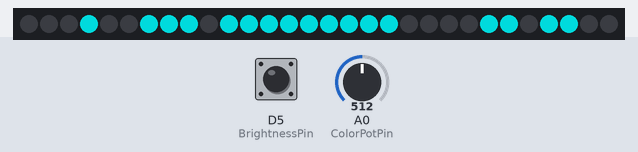
Simulated run of this sketch. Board: ESP8266 (NodeMCU). On the bench: 30 RGB LEDs in strip order, left to right. Inputs (shaded band) come from the test bench; at power-on: A0 (ColorPotPin) = 512, D5 (BrightnessPin) HIGH. Dim RGB values are drawn brighter than linear; WiFi joins after 1.5 s; servers stay silent unless stated; network time is answered at once with the bench clock; the local clock reads 2024-03-15 10:24:30 at power-on unless the sketch sets it; what the sketch prints to the serial monitor is not drawn.

Above: at 2.7 s.
2.8 s: A0 (ColorPotPin) set to 716
At 3.5 s:
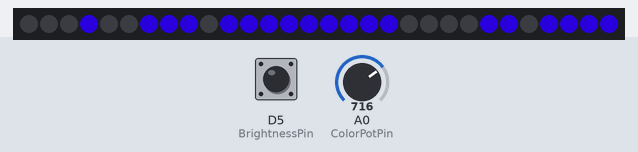
5.8 s: A0 (ColorPotPin) set to 900
At 6.8 s:
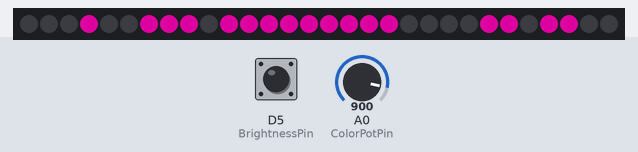
8.8 s: D5 (BrightnessPin) pulled LOW for 0.15 s
At 9.8 s:
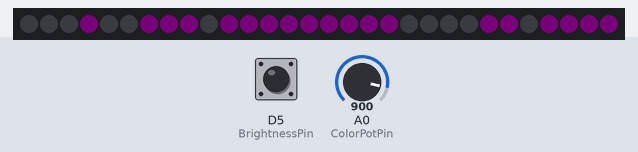
11.9 s: A0 (ColorPotPin) set to 1023
At 12.7 s:
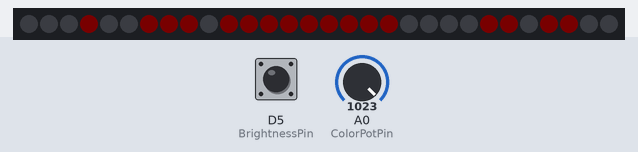
14.9 s: A0 (ColorPotPin) set to 306
At 15.8 s:
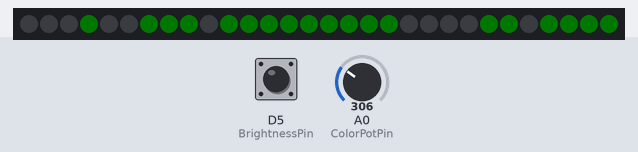
17.9 s: A0 (ColorPotPin) set to 245
At 30.8 s:
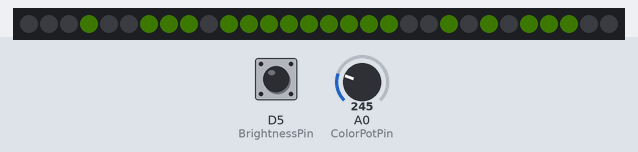
Timing chart, 0 to 31.6 s (numbered marks = the images above; inputs shaded):
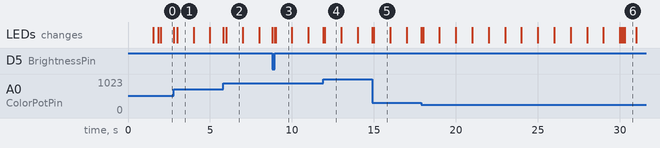

Measured:
- after the input at 2.8 s, the LEDs: first change at once (image 1 shows a later state)
- after the input at 5.8 s, the LEDs: first change at once (image 2 shows a later state)
- after the input at 8.8 s, the LEDs: first change at once (image 3 shows a later state)
- after the input at 11.9 s, the LEDs: first change at once (image 4 shows a later state)
- after the input at 14.9 s, the LEDs: first change at once (image 5 shows a later state)
- after the input at 17.9 s, the LEDs: first change at once (image 6 shows a later state)

The sketch:

only_7segment_clock.ino
```cpp
#include <Wire.h>
#include <RTClib.h>
#include <Adafruit_NeoPixel.h>

#define NUM_SEG 4
#define NUM_DOT 1
#define DATA_PIN 4
int ColorPotPin = A0;
int BrightnessPin = D5;

Adafruit_NeoPixel strip = Adafruit_NeoPixel(NUM_SEG * 7 + NUM_DOT * 2, DATA_PIN, NEO_GRB + NEO_KHZ800);

byte digits[12][7] = { {1, 1, 0, 1, 1, 1, 1}, // Digit 0
  {0, 0, 0, 1, 0, 0, 1}, // Digit 1
  {1, 1, 1, 1, 1, 0, 0}, // Digit. 2
  {1, 0, 1, 1, 1, 0, 1}, // Digit 3
  {0, 0, 1, 1, 0, 1, 1}, // Digit 4
  {1, 0, 1, 0, 1, 1, 1}, // Digit 5
  {1, 1, 1, 0, 1, 1, 1}, // Digit 6
  {0, 0, 0, 1, 1, 0, 1}, // Digit 7
  {1, 1, 1, 1, 1, 1, 1}, // Digit 8
  {1, 0, 1, 1, 1, 1, 1}, // Digit 9
  {0, 0, 1, 1, 1, 1, 0}, // Digit o
  {1, 1, 0, 0, 1, 1, 0}
};  // Digit C

byte leds[NUM_SEG * 7];

byte gr = 0;
bool grb = false;

#include "color_ctl.h"
#include "NTP_client.h"

int countBrightness = 0;

ICACHE_RAM_ATTR void changeBrightness() {
  if (countBrightness < 255) {
    countBrightness++;
    Serial.println(countBrightness);
    strip.setBrightness(countBrightness);
  } else {
    countBrightness = 0;
  }
}

void setup() {
  Serial.begin(115200);

  initColorCtl();
  strip.begin();
  strip.setBrightness(150);

  pinMode(BrightnessPin, INPUT_PULLUP);
  attachInterrupt(BrightnessPin, changeBrightness, CHANGE);

  Serial.println("NTP Client get hour");
  initNTPClient();
}

void setDigit (byte numder, byte index)
{
  for (byte i = 1; i <= 2; i++)
  {
    byte digit = numder % 10;
    numder /= 10;
    for (byte j = 0; j < 7; j++)
    {
      if ((digits[digit][j] == 0) && (leds[(index * 2 - i) * 7 + j] == 1))
      {
        leds[(index * 2 - i) * 7 + j] = 2; //MARKER TO DEL SEGMENT
        gr = 0;
        // grb=true;
      }
      if ((digits[digit][j] == 1) && (leds[(index * 2 - i) * 7 + j] == 0))
      {
        leds[(index * 2 - i) * 7 + j] = 3; //MARKER TO ADD SEGMENT
        gr = 0;
        // grb=true;
      }
    }
  }
}

void loop() {
  DateTime dt = getNTPHour();

  // For leading zero look to DS3231_dateformat example
  //  Serial.print("Raw data: ");
  //  Serial.print(dt.year());   Serial.print("-");
  //  Serial.print(dt.month());  Serial.print("-");
  //  Serial.print(dt.day());    Serial.print(" ");
  //  Serial.print(dt.hour());   Serial.print(":");
  //  Serial.print(dt.minute()); Serial.print(":");
  //  Serial.print(dt.second()); Serial.println("");

  uint32_t color = refreshColorCtl();
  setDigit(dt.hour() , 1);
  setDigit(dt.minute() , 2);

  //if (grb)  {
  gr++;
  //}

  if (gr > 254)
  {
    for (byte i = 0; i < NUM_SEG * 7; i++)
    {
      if (leds[i] == 2)   {
        leds[i] = 0;
      }
      if (leds[i] == 3)   {
        leds[i] = 1;
      }
    }
    gr = 0;
    //grb=false;
  }

  for (byte i = 0; i < NUM_SEG; i++)
  {
    for (byte j = 0; j < 7; j++)
    {

      if (leds[i * 7 + j] == 0)
      {
        strip.setPixelColor(i * 7 + j, 0x000000);
      }
      if (leds[i * 7 + j] == 1)
      {
        //strip.setPixelColor(i * 7 + j, strip.Color(254, 254, 254));
        strip.setPixelColor(i * 7 + j, color);
      }
      if (leds[i * 7 + j] == 2)
      {
        strip.setPixelColor(i * 7 + j, strip.Color(254 - gr, 254 - gr, 254 - gr));
      }
      if (leds[i * 7 + j] == 3)
      {
        strip.setPixelColor(i * 7 + j, strip.Color(gr, gr, gr));
      }
    }
  }
  if (dt.second() % 2 == 0)
  {
    strip.setPixelColor(NUM_SEG * 7, 0x000000);
    strip.setPixelColor(NUM_SEG * 7 + 1, 0x000000);
  }
  else
  {
    strip.setPixelColor(NUM_SEG * 7, color);
    strip.setPixelColor(NUM_SEG * 7 + 1, color);
  }
  strip.show();
  //delay(10);
}
```

NTP_client.h
```cpp
#include <NTPClient.h>
// change next line to use with another board/shield
#include <ESP8266WiFi.h>
//#include <WiFi.h> // for WiFi shield
//#include <WiFi101.h> // for WiFi 101 shield or MKR1000
#include <WiFiUdp.h>

const char *ssid     = "";
const char *password = "";

WiFiUDP ntpUDP;

// You can specify the time server pool and the offset (in seconds, can be
// changed later with setTimeOffset() ). Additionaly you can specify the
// update interval (in milliseconds, can be changed using setUpdateInterval() ).
NTPClient timeClient(ntpUDP, "europe.pool.ntp.org", 3600, 60000);

void initNTPClient() {
  Serial.begin(115200);

  WiFi.begin(ssid, password);

  while ( WiFi.status() != WL_CONNECTED ) {
    delay ( 500 );
    Serial.print ( "." );
  }

  timeClient.begin();
}

DateTime getNTPHour() {

  timeClient.update();

  String FechaNTP;
  FechaNTP = timeClient.getFormattedTime();

  int a, m, d, h, n, s;

  h = FechaNTP.substring(0, 2).toInt();

  n = FechaNTP.substring(3, 5).toInt();

  s = FechaNTP.substring(6, 8).toInt();

  DateTime dt = DateTime(a, m, d, h, n, s);

  return dt;
}
```

color_ctl.h
```cpp
int currentColorValueRed;
int currentColorValueGreen;
int currentColorValueBlue;
int colorData;
int brightnessValue;

void initColorCtl() {
  pinMode(ColorPotPin, INPUT);
}

uint32_t refreshColorCtl() {

    int potPinValue = map(analogRead(ColorPotPin), 0, 1024, 0, 255);
    float brightnessValue = 1;

    if (potPinValue <= 20) {
    currentColorValueRed = 255;
    currentColorValueGreen = 255;
    currentColorValueBlue = 255;
   }

    if ((potPinValue > 20) && (potPinValue <= 42.5)) {
    currentColorValueRed = 255;
    currentColorValueGreen = potPinValue * 6;
    currentColorValueBlue = 0;
   }

   if ((potPinValue > 42.5) && (potPinValue <= 85)) {
    currentColorValueRed = 255 - (potPinValue - 43) * 6;
    currentColorValueGreen = 255;
    currentColorValueBlue = 0;
   }

   if ((potPinValue > 85) && (potPinValue <= 127.5)) {
    currentColorValueRed = 0;
    currentColorValueGreen = 255;
    currentColorValueBlue = (potPinValue - 85) * 6;   }

  if ((potPinValue > 127.5) && (potPinValue <= 170)) {
    currentColorValueRed = 0;
    currentColorValueGreen = 255 - (potPinValue - 127.5) * 6;
    currentColorValueBlue = 255;
  }

  if ((potPinValue > 170) && (potPinValue <= 212.5)) {
    currentColorValueRed = (potPinValue - 170) * 6;
    currentColorValueGreen = 0;
    currentColorValueBlue = 255;
  }

  if ((potPinValue > 212.5) && (potPinValue <= 255)) {
    currentColorValueRed = 255;
    currentColorValueGreen = 0;
    currentColorValueBlue = 255 - (potPinValue - 212.5) * 6;
  }

    uint32_t high = strip.Color(currentColorValueRed * brightnessValue, currentColorValueGreen * brightnessValue, currentColorValueBlue * brightnessValue);
    return high;
}
```
